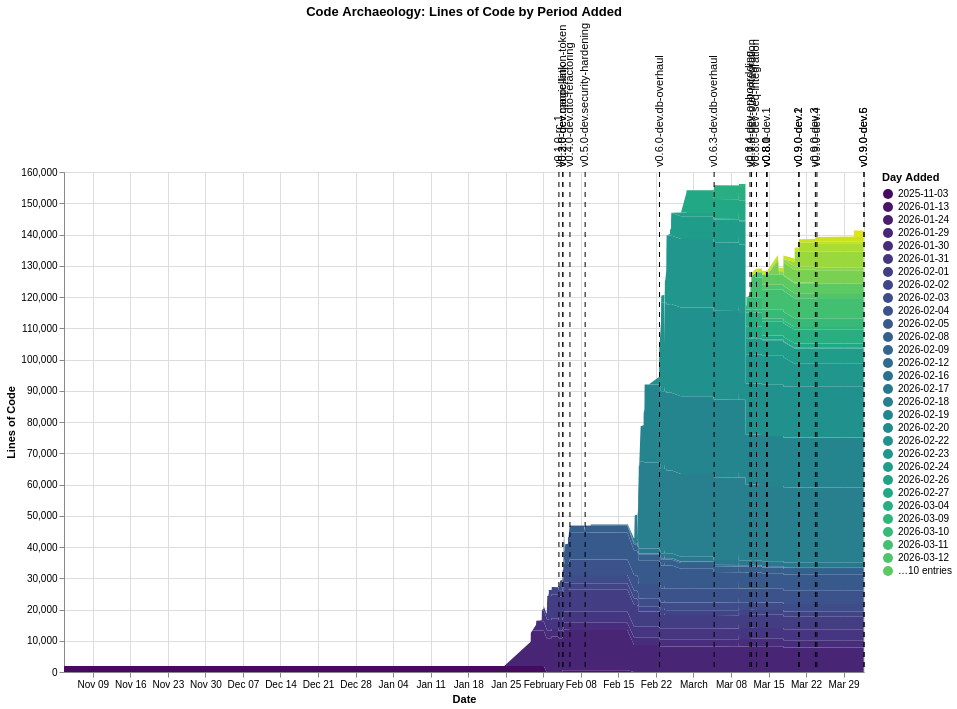

Vega-Lite specification for this chart:
### Vega-Lite specification from a JSON file in a GitHub repository (floating-point values rounded to 4 significant figures; data arrays with more than 128 entries replaced by an {"elided": "..."} marker saying what was removed)
{"$schema": "https://vega.github.io/schema/vega-lite/v6.1.0.json", "config": {"view": {"continuousHeight": 300, "continuousWidth": 300}}, "datasets": {"data-bf76e8a213f34e41cc70aa683fbae221": {"elided": "6638 records"}, "data-f372c1a55697e23ace378f5045b7134b": [{"datetime": "2026-02-03T22:04:01", "version": "v0.1.0-rc.1"}, {"datetime": "2026-02-04T15:30:33", "version": "v0.2.0-dev.magic-link"}, {"datetime": "2026-02-04T15:37:30", "version": "v0.3.0-dev.cancellation-token"}, {"datetime": "2026-02-05T23:26:44", "version": "v0.4.0-dev.dto-refactoring"}, {"datetime": "2026-02-08T19:23:40", "version": "v0.5.0-dev.security-hardening"}, {"datetime": "2026-02-22T16:19:23", "version": "v0.6.0-dev.db-overhaul"}, {"datetime": "2026-03-04T20:35:09", "version": "v0.6.3-dev.db-overhaul"}, {"datetime": "2026-03-11T13:12:47", "version": "v0.6.4-dev-onboardding"}, {"datetime": "2026-03-11T20:04:54", "version": "v0.7.0-dev-otel-integration"}, {"datetime": "2026-03-12T18:17:30", "version": "v0.8.0-dev-seq-integration"}, {"datetime": "2026-03-14T16:10:41", "version": "v0.8.0-dev.1"}, {"datetime": "2026-03-14T16:34:16", "version": "v0.8.0"}, {"datetime": "2026-03-14T17:01:41", "version": "v0.8.1"}, {"datetime": "2026-03-20T15:15:15", "version": "v0.9.0-dev.1"}, {"datetime": "2026-03-20T17:08:38", "version": "v0.9.0-dev.2"}, {"datetime": "2026-03-23T17:44:32", "version": "v0.9.0-dev.3"}, {"datetime": "2026-03-24T00:42:23", "version": "v0.9.0-dev.4"}, {"datetime": "2026-04-01T19:21:25", "version": "v0.9.0-dev.5"}, {"datetime": "2026-04-01T19:23:17", "version": "v0.9.0-dev.6"}]}, "height": 500, "layer": [{"data": {"name": "data-bf76e8a213f34e41cc70aa683fbae221"}, "encoding": {"color": {"field": "period", "scale": {"scheme": "viridis"}, "title": "Day Added", "type": "ordinal"}, "order": {"field": "period", "sort": "ascending", "type": "ordinal"}, "tooltip": [{"field": "commit_date", "type": "temporal"}, {"field": "period", "type": "ordinal"}, {"field": "line_count", "type": "quantitative"}], "x": {"field": "commit_date", "title": "Date", "type": "temporal"}, "y": {"field": "line_count", "title": "Lines of Code", "type": "quantitative"}}, "mark": {"type": "area"}}, {"data": {"name": "data-f372c1a55697e23ace378f5045b7134b"}, "encoding": {"tooltip": [{"field": "version", "type": "nominal"}, {"field": "datetime", "type": "temporal"}], "x": {"field": "datetime", "title": "Date", "type": "temporal"}}, "mark": {"strokeDash": [5, 5], "type": "rule"}}, {"data": {"name": "data-f372c1a55697e23ace378f5045b7134b"}, "encoding": {"text": {"field": "version", "type": "nominal"}, "x": {"field": "datetime", "type": "temporal"}, "y": {"value": 10}}, "mark": {"align": "left", "angle": 270, "dx": 15, "dy": 0, "type": "text"}}], "title": "Code Archaeology: Lines of Code by Period Added", "width": 800}
